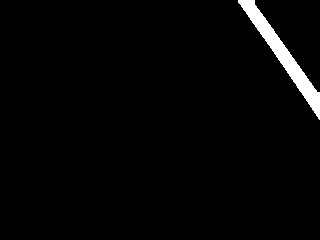
#> input picture slidingWindow/frames/step6_morphological.jpg, 320 x 240 px
$ python -i sliding_window.py   (imports and definitions only)   (older library calls are emulated)
#> lines starting #> are read from the running program, lines starting #| are printed output that depends on the picture; after the words box and inside, x2 and y2 are one past the last pixel; in counts of white or black regions, pixels touching at a corner belong together
#> further down, picture is the input picture: shape (240, 320, 3); min 0, max 255, mean 5.9
import cv2
import numpy as np
import os

# 이미지 크기 정의 (가로, 세로)
IMAGE_WIDTH = 640
IMAGE_HEIGHT = 480
HALF_WIDTH = 320
HALF_HEIGHT = 240

image_size = (IMAGE_WIDTH, IMAGE_HEIGHT)

# 이미지 저장 경로 설정
save_dir = "frames"
# [1 line not run here, left out]

# SlidingWindow 클래스 정의
class SlidingWindow:
    def __init__(self):
        # l_pos와 r_pos를 인스턴스 변수로 초기화
        self.l_pos = []
        self.r_pos = []
        # 원근 변환에 필요한 행렬을 미리 계산하여 저장
        self.warp_src_mtx = None
        self.warp_dist_mtx = None
        self.src_to_dist_mtx = None
        self.dist_to_src_mtx = None
        self.calculate_perspective_transform()

        # 슬라이딩 윈도우 관련 변수들을 인스턴스 변수로 선언
        self.num_SlidingWindow = 18
        self.width_sliding_window = 20
        self.lx = []
        self.rx = []

    def calculate_perspective_transform(self):
        # 워핑 관련 변수 설정
        warp_image_width = HALF_WIDTH
        warp_image_height = HALF_HEIGHT

        warp_x_margin = 200
        warp_y_margin = 3

        src_pts1 = (240 - warp_x_margin, HALF_HEIGHT + 60)
        src_pts2 = (0, IMAGE_HEIGHT - 20)
        src_pts3 = (400 + warp_x_margin, HALF_HEIGHT + 60)
        src_pts4 = (IMAGE_WIDTH, IMAGE_HEIGHT - 20)

        dist_pts1 = (0, 0)
        dist_pts2 = (0, warp_image_height)
        dist_pts3 = (warp_image_width, 0)
        dist_pts4 = (warp_image_width, warp_image_height)

        self.warp_src_mtx = np.float32([src_pts1, src_pts2, src_pts3, src_pts4])
        self.warp_dist_mtx = np.float32([dist_pts1, dist_pts2, dist_pts3, dist_pts4])

        self.src_to_dist_mtx = cv2.getPerspectiveTransform(self.warp_src_mtx, self.warp_dist_mtx)
        self.dist_to_src_mtx = cv2.getPerspectiveTransform(self.warp_dist_mtx, self.warp_src_mtx)

    # [28 lines left out: functions calibrate_image, warp_image, warp_point, not called in this run]

    def binary_image_with_adaptivethreshold(self, image):
        # Apply HLS Thresholding
        blur = cv2.GaussianBlur(image, (5, 5), 0)
        cv2.imwrite(os.path.join(save_dir, "step6_after_gaussian_blur.jpg"), blur)
        img_hls = cv2.cvtColor(blur, cv2.COLOR_BGR2HLS)
#> img_hls: shape (240, 320, 3); mean of channels 0, 1, 2 0, 5.9, 0
        cv2.imwrite(os.path.join(save_dir, "step7_after_hls.jpg"), img_hls)
        lower_white = np.array([0, 200, 0])  # Adjusted HLS threshold
        upper_white = np.array([255, 255, 255])
        hls_mask = cv2.inRange(img_hls, lower_white, upper_white)
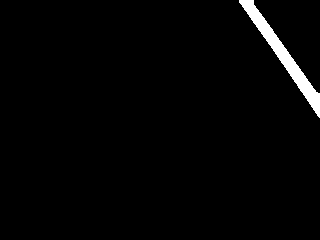
#> hls_mask: shape (240, 320); 2% white; 1 white region, box (x1, y1, x2, y2) and area: (239, 0, 320, 118) 1552

        return hls_mask

    # [298 lines left out: functions contrast_clihe, morphological_transformation, draw_sliding_window, fit_polynomial, not called in this run]

>>> import cv2
>>> picture = cv2.imread('frames/step6_morphological.jpg')
>>> result = SlidingWindow().binary_image_with_adaptivethreshold(picture)
